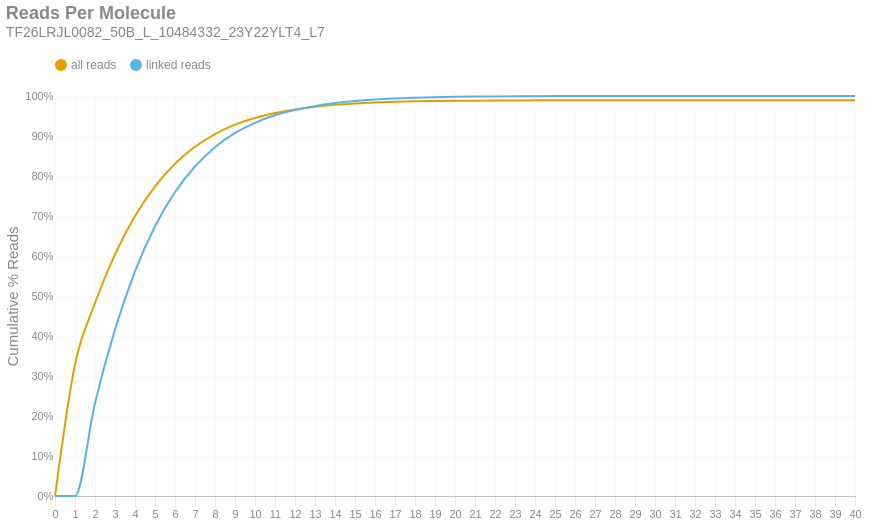

Notebook source saved alongside this figure:
### Markdown cell above
### Reads per Molecule
This chart shows the cumulative distribution of the number of reads per linked molecule. That is, how many alignments are associated with a unique molecule. This excludes the number of reads associated with invalid or absent linked-read barcodes. The `linked` histogram is the percentages recalculated when disregarding singletons.

### Code cell
if SKIPLR:
    print_html(f"Skipped")
else:
    counts = np.bincount(valids['reads'].cast(pl.Int64).to_numpy())
    weighted = counts * np.arange(len(counts))
    all_perc = weighted / n_reads
    linked_perc = weighted / n_linked_reads
    linked_perc[1] = 0
    binned_df = pl.DataFrame({
        'readsper': list(range(len(counts))),
        'all reads (cumsum)': np.cumsum(all_perc).tolist(),
        'linked reads (cumsum)': np.cumsum(linked_perc).tolist(),
    })

    with SafeRender(binned_df):
        (
            density_plot(binned_df, 'Reads Per Molecule', samplename, 'readspmol')
            .encode(
                x=alt.X('readsper:O', title=None).axis(labelAngle=0).scale(padding=0),
                y=alt.Y('value:Q', title='Cumulative % Reads').axis(format='%').stack(False),
                color=alt.Color("key:N").scale(domain=["all reads", "linked reads"]),
                tooltip=[
                    alt.Tooltip("key:N", title="Data Type"),
                    alt.Tooltip("readsper:O", title="Reads Per Molecule"),
                    alt.Tooltip("value:Q", format=".2%", title="% Reads (Cum.)")
                ]            
            )
        ).display()

### Figure 1 — Vega-Lite specification as saved in the notebook (floating-point values rounded to 4 significant figures)
{"width": "container", "height": 400, "config": {"title": {"anchor": "start", "dy": -15, "fontSize": 18, "color": "#888888", "subtitleColor": "#888888", "subtitleFontSize": 14}, "arc": {"fill": "#0072B2"}, "axis": {"domainColor": "#888888", "domainWidth": 0.5, "gridWidth": 0.2, "grid": false, "titleFontWeight": 400, "titleFontSize": 15, "labelFontSize": 11, "labelColor": "#888888", "tickColor": "#888888", "tickWidth": 0.2, "titleColor": "#888888"}, "axisBand": {"grid": false}, "axisX": {"grid": true, "tickSize": 10, "domainCap": "round"}, "axisY": {"domain": false, "grid": true, "tickSize": 0, "domainCap": "round"}, "background": "transparent", "header": {"labelFontSize": 15, "labelColor": "#888888", "titleFontSize": 15, "titleFontWeight": 600, "titleColor": "#888888"}, "legend": {"labelFont": "sans-serif", "labelFontSize": 12, "labelColor": "#888888", "symbolSize": 100, "symbolType": "circle", "titleFontSize": 12, "titlePadding": 10, "titleColor": "#888888", "title": null, "orient": "top"}, "range": {"category": ["#E69F00", "#56B4E9", "#009E73", "#F0E442", "#0072B2", "#D55E00", "#CC79A7", "#000000"], "diverging": ["#cfe8f3", "#a2d4ec", "#73bfe2", "#46abdb", "#1696d2", "#12719e"]}, "area": {"fill": "#0072B2", "fillOpacity": 0.7, "line": true, "strokeOpacity": 0.7}, "line": {"color": "#0072B2", "stroke": "#0072B2", "strokeWidth": 2}, "trail": {"color": "#0072B2", "stroke": "#0072B2", "strokeWidth": 0, "size": 1}, "point": {"filled": true, "fillOpacity": 1.0, "size": 95}, "text": {"color": "#888888", "fontSize": 11, "align": "right", "fontWeight": 400, "size": 11}, "bar": {"fill": "#0072B2", "stroke": null}, "view": {"stroke": null, "continuousWidth": 660, "continuousHeight": 400}}, "data": {"name": "data-e816bd1a58414de278d4b8f357c73e5e"}, "mark": {"type": "line", "interpolate": "monotone", "point": {"opacity": 0, "size": 275}}, "encoding": {"color": {"field": "key", "scale": {"domain": ["all reads", "linked reads"]}, "type": "nominal"}, "tooltip": [{"field": "key", "title": "Data Type", "type": "nominal"}, {"field": "readsper", "title": "Reads Per Molecule", "type": "ordinal"}, {"field": "value", "format": ".2%", "title": "% Reads (Cum.)", "type": "quantitative"}], "x": {"axis": {"labelAngle": 0}, "field": "readsper", "scale": {"padding": 0}, "title": null, "type": "ordinal"}, "y": {"axis": {"format": "%"}, "field": "value", "stack": false, "title": "Cumulative % Reads", "type": "quantitative"}}, "params": [{"name": "param_c36ac31b6afebe62", "select": {"type": "point", "fields": ["key"]}, "bind": "legend"}], "title": {"text": "Reads Per Molecule", "subtitle": "TF26LRJL0082_50B_L_10484332_23Y22YLT4_L7"}, "transform": [{"fold": ["all reads (cumsum)", "linked reads (cumsum)"]}, {"calculate": "replace(datum.key, ' (cumsum)', '')", "as": "key"}, {"filter": {"param": "param_c36ac31b6afebe62"}}], "usermeta": {"embedOptions": {"downloadFileName": "TF26LRJL0082_50B_L_10484332_23Y22YLT4_L7.readspmol"}}, "$schema": "https://vega.github.io/schema/vega-lite/v6.4.1.json", "datasets": {"data-e816bd1a58414de278d4b8f357c73e5e": [{"readsper": 0, "all reads (cumsum)": 0.0, "linked reads (cumsum)": 0.0}, {"readsper": 1, "all reads (cumsum)": 0.3289, "linked reads (cumsum)": 0.0}, {"readsper": 2, "all reads (cumsum)": 0.4824, "linked reads (cumsum)": 0.2325}, {"readsper": 3, "all reads (cumsum)": 0.6039, "linked reads (cumsum)": 0.4163}, {"readsper": 4, "all reads (cumsum)": 0.6999, "linked reads (cumsum)": 0.5617}, {"readsper": 5, "all reads (cumsum)": 0.7742, "linked reads (cumsum)": 0.6742}, {"readsper": 6, "all reads (cumsum)": 0.8308, "linked reads (cumsum)": 0.7599}, {"readsper": 7, "all reads (cumsum)": 0.8729, "linked reads (cumsum)": 0.8237}, {"readsper": 8, "all reads (cumsum)": 0.9047, "linked reads (cumsum)": 0.8718}, {"readsper": 9, "all reads (cumsum)": 0.9283, "linked reads (cumsum)": 0.9076}, {"readsper": 10, "all reads (cumsum)": 0.9451, "linked reads (cumsum)": 0.933}, {"readsper": 11, "all reads (cumsum)": 0.9576, "linked reads (cumsum)": 0.9519}, {"readsper": 12, "all reads (cumsum)": 0.9662, "linked reads (cumsum)": 0.965}, {"readsper": 13, "all reads (cumsum)": 0.973, "linked reads (cumsum)": 0.9752}, {"readsper": 14, "all reads (cumsum)": 0.9779, "linked reads (cumsum)": 0.9826}, {"readsper": 15, "all reads (cumsum)": 0.9813, "linked reads (cumsum)": 0.9878}, {"readsper": 16, "all reads (cumsum)": 0.9837, "linked reads (cumsum)": 0.9914}, {"readsper": 17, "all reads (cumsum)": 0.9853, "linked reads (cumsum)": 0.9939}, {"readsper": 18, "all reads (cumsum)": 0.9866, "linked reads (cumsum)": 0.9958}, {"readsper": 19, "all reads (cumsum)": 0.9874, "linked reads (cumsum)": 0.9971}, {"readsper": 20, "all reads (cumsum)": 0.988, "linked reads (cumsum)": 0.998}, {"readsper": 21, "all reads (cumsum)": 0.9884, "linked reads (cumsum)": 0.9986}, {"readsper": 22, "all reads (cumsum)": 0.9887, "linked reads (cumsum)": 0.999}, {"readsper": 23, "all reads (cumsum)": 0.9889, "linked reads (cumsum)": 0.9993}, {"readsper": 24, "all reads (cumsum)": 0.9891, "linked reads (cumsum)": 0.9996}, {"readsper": 25, "all reads (cumsum)": 0.9892, "linked reads (cumsum)": 0.9998}, {"readsper": 26, "all reads (cumsum)": 0.9892, "linked reads (cumsum)": 0.9998}, {"readsper": 27, "all reads (cumsum)": 0.9893, "linked reads (cumsum)": 0.9999}, {"readsper": 28, "all reads (cumsum)": 0.9893, "linked reads (cumsum)": 0.9999}, {"readsper": 29, "all reads (cumsum)": 0.9893, "linked reads (cumsum)": 0.9999}, {"readsper": 30, "all reads (cumsum)": 0.9893, "linked reads (cumsum)": 0.9999}, {"readsper": 31, "all reads (cumsum)": 0.9893, "linked reads (cumsum)": 0.9999}, {"readsper": 32, "all reads (cumsum)": 0.9893, "linked reads (cumsum)": 1.0}, {"readsper": 33, "all reads (cumsum)": 0.9893, "linked reads (cumsum)": 1.0}, {"readsper": 34, "all reads (cumsum)": 0.9893, "linked reads (cumsum)": 1.0}, {"readsper": 35, "all reads (cumsum)": 0.9894, "linked reads (cumsum)": 1.0}, {"readsper": 36, "all reads (cumsum)": 0.9894, "linked reads (cumsum)": 1.0}, {"readsper": 37, "all reads (cumsum)": 0.9894, "linked reads (cumsum)": 1.0}, {"readsper": 38, "all reads (cumsum)": 0.9894, "linked reads (cumsum)": 1.0}, {"readsper": 39, "all reads (cumsum)": 0.9894, "linked reads (cumsum)": 1.0}, {"readsper": 40, "all reads (cumsum)": 0.9894, "linked reads (cumsum)": 1.0}]}}
